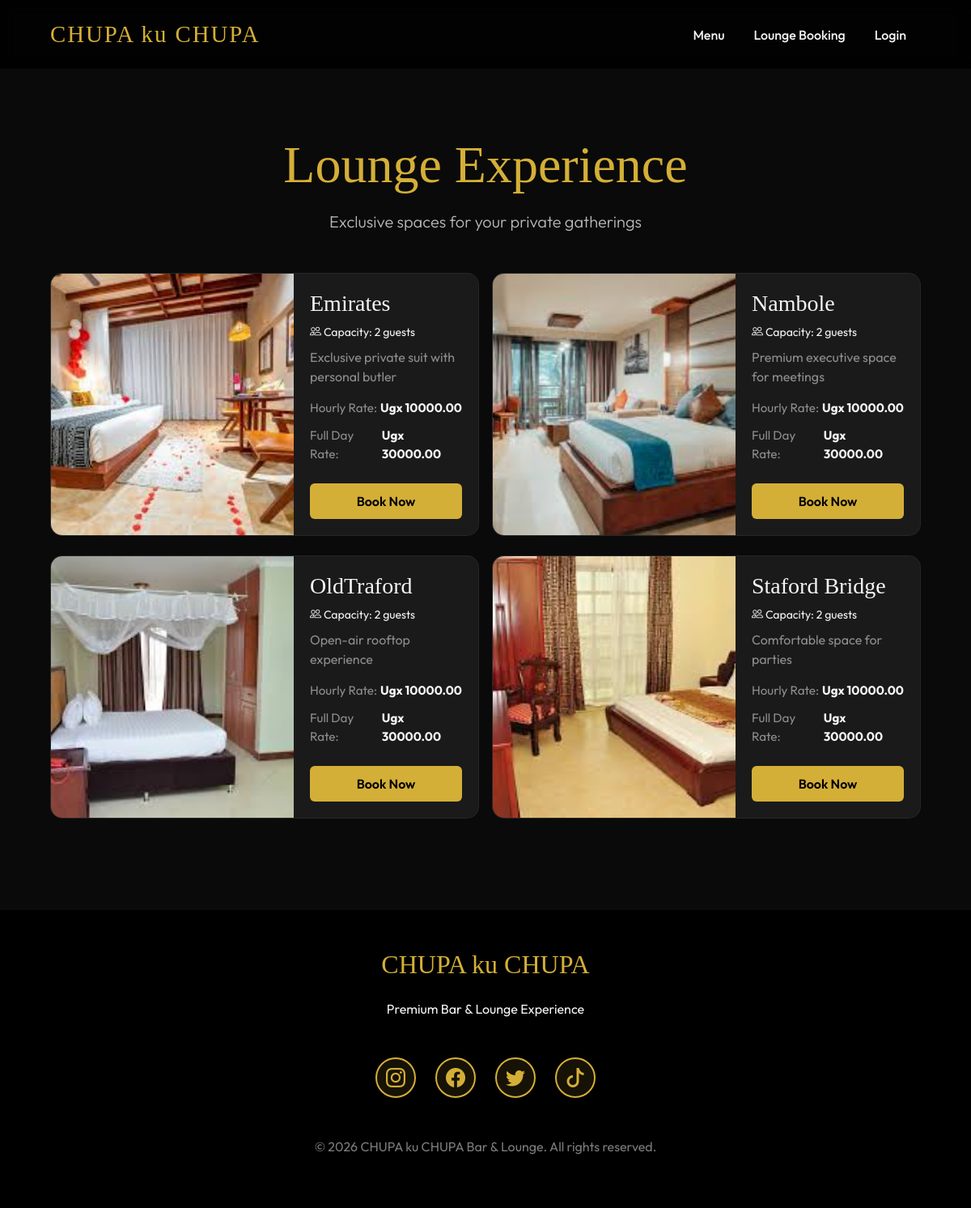
The page /bookings/ on the database its author committed.
### bookings/models.py (models this page shows, shortened)
class LoungeRoom(models.Model):
    name = models.CharField(max_length=100)
    capacity = models.PositiveIntegerField()
    description = models.TextField()
    price_per_hour = models.DecimalField(max_digits=10, decimal_places=2)
    price_full_day = models.DecimalField(max_digits=10, decimal_places=2, default=30000.00)
    image = models.ImageField(upload_to='lounges/', blank=True, null=True)

### bookings/views.py (the view)
# urls.py: path('', views.LoungeListView.as_view(), name='lounge_list'),
class LoungeListView(ListView):
    model = LoungeRoom
    template_name = 'bookings/lounge_list.html'
    context_object_name = 'rooms'

### templates/bookings/lounge_list.html (shortened to what this page needs)
{% extends 'base.html' %}
{% block content %}
<div class="mb-5 animate-fade">
    <div class="text-center">
        <h1 class="display-3 mb-3">Lounge Experience</h1>
        <p class="lead opacity-75">Exclusive spaces for your private gatherings</p>
    </div>
</div>
<div class="row row-cols-1 row-cols-lg-2 g-4 animate-fade">
    {% for room in rooms %}
        <div class="col">
            <div class="glass-card lounge-card h-100 p-0 overflow-hidden">
                {% if room.image %}
                    <img src="{{ room.image.url }}" class="lounge-image" alt="{{ room.name }}" loading="lazy">
                {% else %}
                    <div class="lounge-image bg-secondary d-flex align-items-center justify-content-center">
                        <span class="text-white-50">Lounge Image</span>
                    </div>
                {% endif %}
                <div class="lounge-content">
                    <h3 class="h3 mb-2">{{ room.name }}</h3>
                    <p class="text-gold mb-2 small"><i class="bi bi-people"></i> Capacity: {{ room.capacity }} guests</p>
                    <p class="text-white-50 mb-3 text-sm">{{ room.description }}</p>
                    <div class="mt-auto">
                        <div class="mb-4">
                            <div class="price-row">
                                <span class="text-white-50">Hourly Rate:</span>
                                <span class="fw-bold text-gold">Ugx {{ room.price_per_hour }}</span>
                            </div>
                            <div class="price-row">
                                <span class="text-white-50">Full Day Rate:</span>
                                <span class="fw-bold text-gold">Ugx {{ room.price_full_day }}</span>
                            </div>
                        </div>
                        <a href="{% url 'bookings:create_booking' room.id %}" class="btn btn-gold w-100">Book Now</a>
                    </div>
                </div>
            </div>
        </div>
    {% empty %}
        <div class="col-12 text-center py-5">
            <p class="opacity-50">No lounge rooms currently available.</p>
        </div>
    {% endfor %}
</div>
{% endblock %}

### templates/base.html (style rules this page uses)
:root { --primary-gold: #D4AF37; --dark-bg: #0A0A0A; --card-bg: #1A1A1A; --glass-bg: rgba(255, 255, 255, 0.05); --text-light: #F5F5F5; }
body { background-color: var(--dark-bg); color: var(--text-light); font-family: 'Outfit', sans-serif; overflow-x: hidden; }
h1, h2, h3, .navbar-brand { font-family: 'Playfair Display', serif; color: var(--primary-gold); }
.btn-gold { background-color: var(--primary-gold); color: black; font-weight: 600; border: none; transition: all 0.3s ease; }
.glass-card { background: var(--card-bg); border: 1px solid var(--glass-bg); border-radius: 15px; padding: 2rem; transition: transform 0.3s ease; }
.animate-fade { animation: fadeIn 0.8s ease forwards; }
.btn { min-height: 44px; min-width: 44px; display: flex; align-items: center; justify-content: center; font-size: 1rem; }
h1, .display-3 { word-break: break-word; }
.row { margin-right: -0.5rem; margin-left: -0.5rem; }
.col { padding-right: 0.5rem; padding-left: 0.5rem; }

### templates/bookings/lounge_list.html (style rules this page uses)
.lounge-card { display: flex; flex-direction: column; height: 100%; }
.lounge-image { width: 100%; height: 200px; object-fit: cover; flex-shrink: 0; }
.lounge-content { display: flex; flex-direction: column; flex-grow: 1; padding: 1.25rem; }
@media (min-width: 768px) { .lounge-card { flex-direction: row; } }
@media (min-width: 768px) { .lounge-image { width: 300px; height: 100%; flex-shrink: 0; } }
@media (min-width: 768px) { .lounge-content { min-width: 0; } }
.price-row { display: flex; justify-content: space-between; align-items: center; font-size: 0.95rem; margin-bottom: 0.75rem; }

### rows shown on the page
LoungeRoom: image (picture), name "Emirates", capacity "2", description "Exclusive private suit with personal butler", price_per_hour "10000.00", price_full_day "30000.00"
LoungeRoom: image (picture), name "Nambole", capacity "2", description "Premium executive space for meetings", price_per_hour "10000.00", price_full_day "30000.00"
LoungeRoom: image (picture), name "OldTraford", capacity "2", description "Open-air rooftop experience", price_per_hour "10000.00", price_full_day "30000.00"
LoungeRoom: image (picture), name "Staford Bridge", capacity "2", description "Comfortable space for parties", price_per_hour "10000.00", price_full_day "30000.00"
